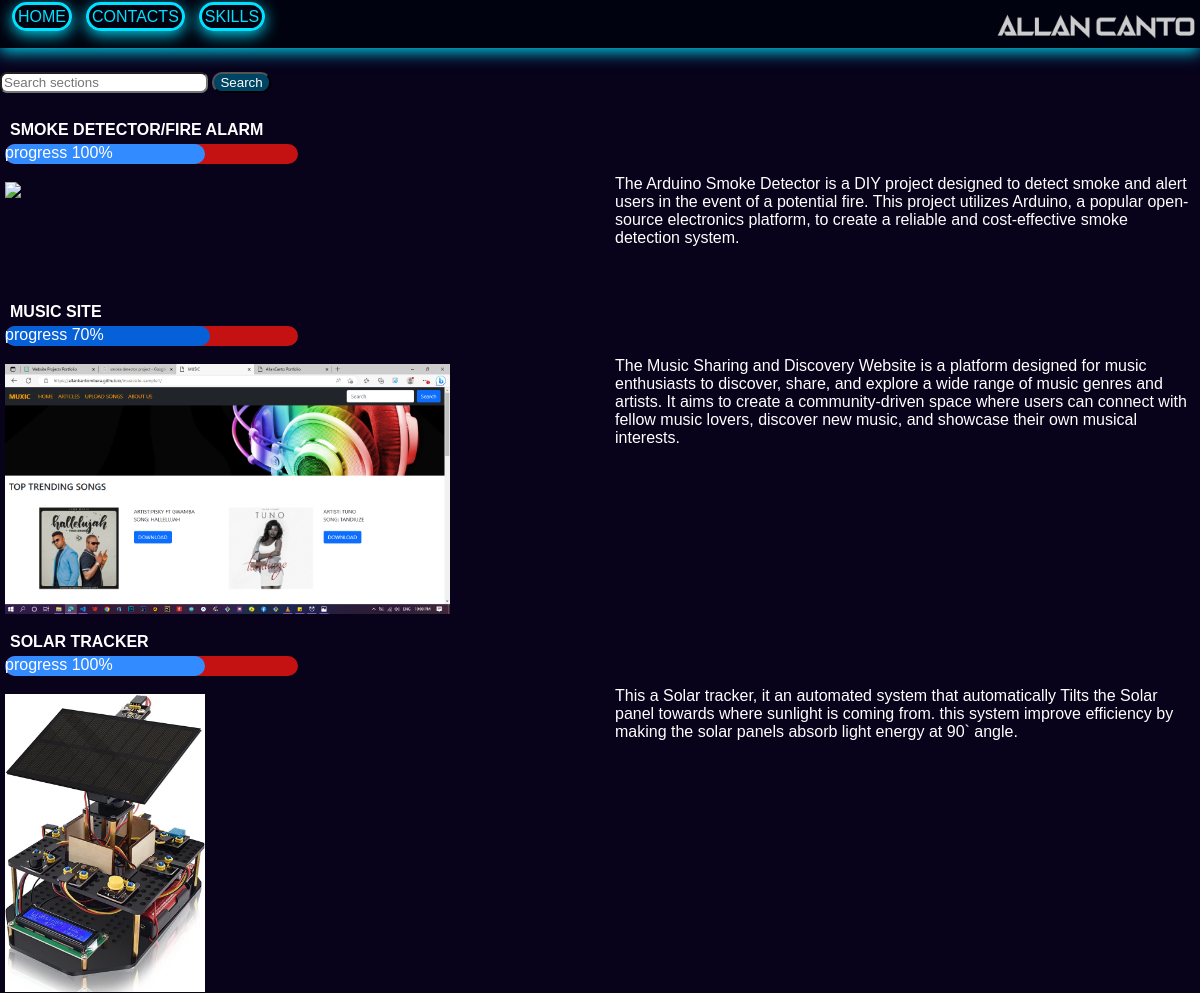
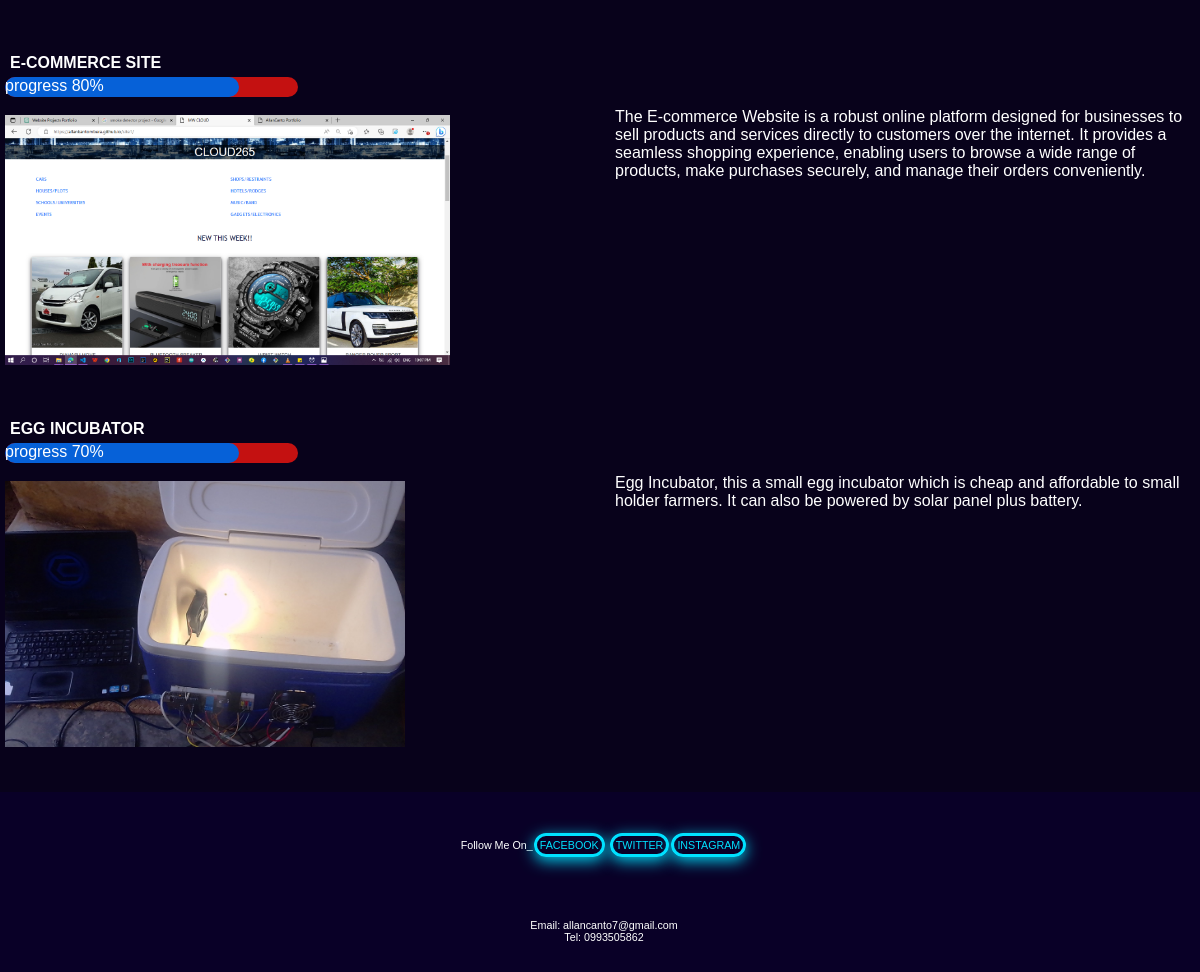
The page /projcts.php on the database its author committed (2 pictures, top to bottom).
### tables this page shows
CREATE TABLE `projects` (
  `id` int(20) NOT NULL,
  `smoke_detector` text NOT NULL,
  `solar_tracker` text NOT NULL,
  `music_site` text NOT NULL,
  `e-commerce` text NOT NULL,
  `egg_incubator` text NOT NULL
);

### projcts.php (the view, shortened to what this page needs)
<!DOCTYPE html>
<html lang="en">
<head>
<link rel="stylesheet" href="css/css.css">
</head>
<header>
<nav style="width: 100%;">
		<div class="grid-container">
			<div class="grid-item2"><ul>
			  <li><a href="index.php"><l>HOME</l></a></li>
			  <li><a href="contacts.php"><l>CONTACTS</l></a></li>
			  <li><a href="skills.php"><l>SKILLS</l></a></li>
			</ul>
		</div>
			<div class="grid-item2">
			<img src="images/a4.png" width="200px" style="float: right;">
		</div>
	</div>
</nav>
</header>
<body>
    <br><br><br><br>
	<input type="text" id="searchInput" placeholder="Search sections" style="width: 200px;">
	<button onclick="searchSections()" style="background-color: rgb(0, 68, 100); color: white; border-radius: 10px;">Search</button>
	<br><br>
	<section>
		<div class="grid-container">
			<div class="grid-item2">
				<h4>SMOKE DETECTOR/FIRE ALARM</h4>
				<div class="progress-bar">
					<div class="progress">progress 100%</div>
				</div><br>
			<img src="images/1.png" style="height: 250px;">
			</div>
			<div class="grid-item2"><br><br><br>
						<?php
				require_once 'php/php1.php';
				$sql = "SELECT * FROM projects";
				$result = $conn->query($sql);
				if ($result->num_rows > 0) {
					while($row = $result->fetch_assoc()) {
						echo "<p>" . $row["smoke_detector"]. "</p>";
					}
				} else {
					echo "0 results";
				}
				?>
			</div>
		</div><br><br>
	</section>
	<section>
		<div class="grid-container">
			<div class="grid-item2">
				<h4>MUSIC SITE</h4>
				<div class="progress-bar">
					<div class="progress3">progress 70%</div>
				</div><br>
			<img src="images/music.png" style="height: 250px;">
			</div>
			<div class="grid-item2"><br><br><br>
			<?php
				require_once 'php/php1.php';
				$sql = "SELECT * FROM projects";
				$result = $conn->query($sql);
				if ($result->num_rows > 0) {
					while($row = $result->fetch_assoc()) {
						echo "<p>" . $row["music_site"]. "</p>";
					}
				} else {
					echo "0 results";
				}
				?>
			</div>
		</div>
	</section>
    <section>
		<div class="grid-container">
			<div class="grid-item2">
				<h4 class="animated-header">SOLAR TRACKER</h4>
		<div class="progress-bar">
			<div class="progress" class="animated-header">progress 100%</div>
		  </div><br>
		  <img src="images/solar2.jpg" style="width: 200px;">
		  </div>
		  <div class="grid-item2"><br><br><br>
		<?php
				require_once 'php/php1.php';
				$sql = "SELECT * FROM projects";
				$result = $conn->query($sql);
				if ($result->num_rows > 0) {
					while($row = $result->fetch_assoc()) {
						echo "<p>" . $row["solar_tracker"]. "</p>";
					}
				} else {
					echo "0 results";
				}
				?>	</div>
	</div>
		<br><br>
    </section>
	<section>
		<div class="grid-container">
			<div class="grid-item2">
				<h4>E-COMMERCE SITE</h4>
				<div class="progress-bar">
					<div class="progress4">progress 80%</div>
				</div><br>
			<img src="images/SITE.png" style="height: 250px;">
			</div>
			<div class="grid-item2"><br><br><br>
			<?php
				require_once 'php/php1.php';
				$sql = "SELECT * FROM projects";
				$result = $conn->query($sql);
				if ($result->num_rows > 0) {
					while($row = $result->fetch_assoc()) {
						echo "<p>" . $row["e-commerce"]. "</p>";
					}
				} else {
					echo "0 results";
				}
				?>
			</div>
		</div><br><br>
	</section>
    <section>
  	<div class="grid-container">
			<div class="grid-item2">
        <h4 class="animated-header">EGG INCUBATOR</h4>
		<div class="progress-bar">
			<div class="progress2">progress 70%</div>
		</div><br>
		<img src="images/incu.jpg" width=" 400px">
		</div>
			<div class="grid-item2"><br><br><br>
			<?php
				require_once 'php/php1.php';
				$sql = "SELECT * FROM projects";
				$result = $conn->query($sql);
				if ($result->num_rows > 0) {
					while($row = $result->fetch_assoc()) {
						echo "<p>" . $row["egg_incubator"]. "</p>";
					}
				} else {
					echo "0 results";
				}
				?>
</div>
</div>	<br><br>
    </section>
</body>
<footer>
	<br>
	<h6>Follow Me On_<a href="https://web.facebook.com/allan.kantomberaowellos"><l>FACEBOOK</l></a>
		<a href="https://twitter.com/AllanKantombera"><l>TWITTER</l></a><a href="https://www.instagram.com/allan_canto1/"><l>INSTAGRAM</l></a></h6>
	<br>
	<h6>
	Email: allancanto7@gmail.com<br>
	Tel: 0993505862
    </h6>
</footer>
</html>

### css/css.css (style rules this page uses)
header { background-color: rgb(0, 0, 0); width: 100%; position: fixed; padding: 0px; margin: 0px; float: right; font-family: arial; display: flex; }
body { width: 100%; padding: 0px; margin: 0px; color: white; background-color: #08021b; font-family: arial; }
footer { background-color: #090027; padding: 4px; width: 100%; text-align: center; }
l { border-style: solid; border-radius: 50px; border-width: 3px; padding: 3px; margin: 1px; color: rgb(0, 225, 255); box-shadow: 0 4px 15px 0 rgba(0, 225, 255, 0.9); }
nav { background-color: #00030f; height: fit-content; display: flex; padding-top: 3px; justify-content: space-between; align-items: center; box-shadow: 0 4px 15px 0 rgba(0, 225, 255, 0.9); }
nav ul { list-style: none; margin: 0; padding: 0; display: flex; }
nav li { margin: 0 1px; }
nav a { text-decoration: none; font-size: 16px; padding: 5px; border-radius: 5px; transition: background-color 0.3s ease; }
.grid-container { width: 100%; display: grid; grid-template-columns: repeat(auto-fit, minmax(300px, 1fr)); grid-gap: 10px; }
.grid-item2 { margin: 5px; font-weight: lighter; font-family: 'Franklin Gothic Medium', 'Arial Narrow', Arial, sans-serif; }
p { font-family: arial; margin: 5px; }
h6 { color: white; font-family: arial; font-weight: lighter; text-align: center; }
h4 { font-family: 'Franklin Gothic Medium', 'Arial Narrow', Arial, sans-serif; margin: 5px; }
a { text-decoration: none; }
input { border-radius: 7px; }
.progress-bar { width: 50%; height: 20px; background-color: #c41111; border-radius: 20px; }
.progress { width: 200px; height: 100%; background-color: #328bff; transition: width 0.3s ease; border-radius: 20px; }
.progress2 { width: 80%; height: 100%; background-color: #0661d8; border-radius: 20px; transition: width 0.3s ease; }
.progress3 { width: 70%; height: 100%; background-color: #0661d8; border-radius: 20px; transition: width 0.3s ease; }
.progress4 { width: 80%; height: 100%; background-color: #0661d8; border-radius: 20px; transition: width 0.3s ease; }
.animated-header { animation: slideIn 1s ease-in-out; }

### rows shown on the page
projects: smoke_detector "The Arduino Smoke Detector is a DIY project designed to detect smoke and alert users in the event of a potential fire. This project utilizes Arduino, a popular open-source electronics platform, to create a reliable and cost-effective smoke detection system.", music_site "The Music Sharing and Discovery Website is a platform designed for music enthusiasts to discover, share, and explore a wide range of music genres and artists. It aims to create a community-driven space where users can connect with fellow music lovers, discover new music, and showcase their own musical interests.", solar_tracker "This a Solar tracker, it an automated system that automatically Tilts the Solar panel towards where sunlight is coming from. this system improve efficiency by making the solar panels absorb light energy at 90` angle.", value "The E-commerce Website is a robust online platform designed for businesses to sell products and services directly to customers over the internet. It provides a seamless shopping experience, enabling users to browse a wide range of products, make purchases securely, and manage their orders conveniently.", egg_incubator "Egg Incubator, this a small egg incubator which is cheap and affordable to small holder farmers. It can also be powered by solar panel plus battery."
